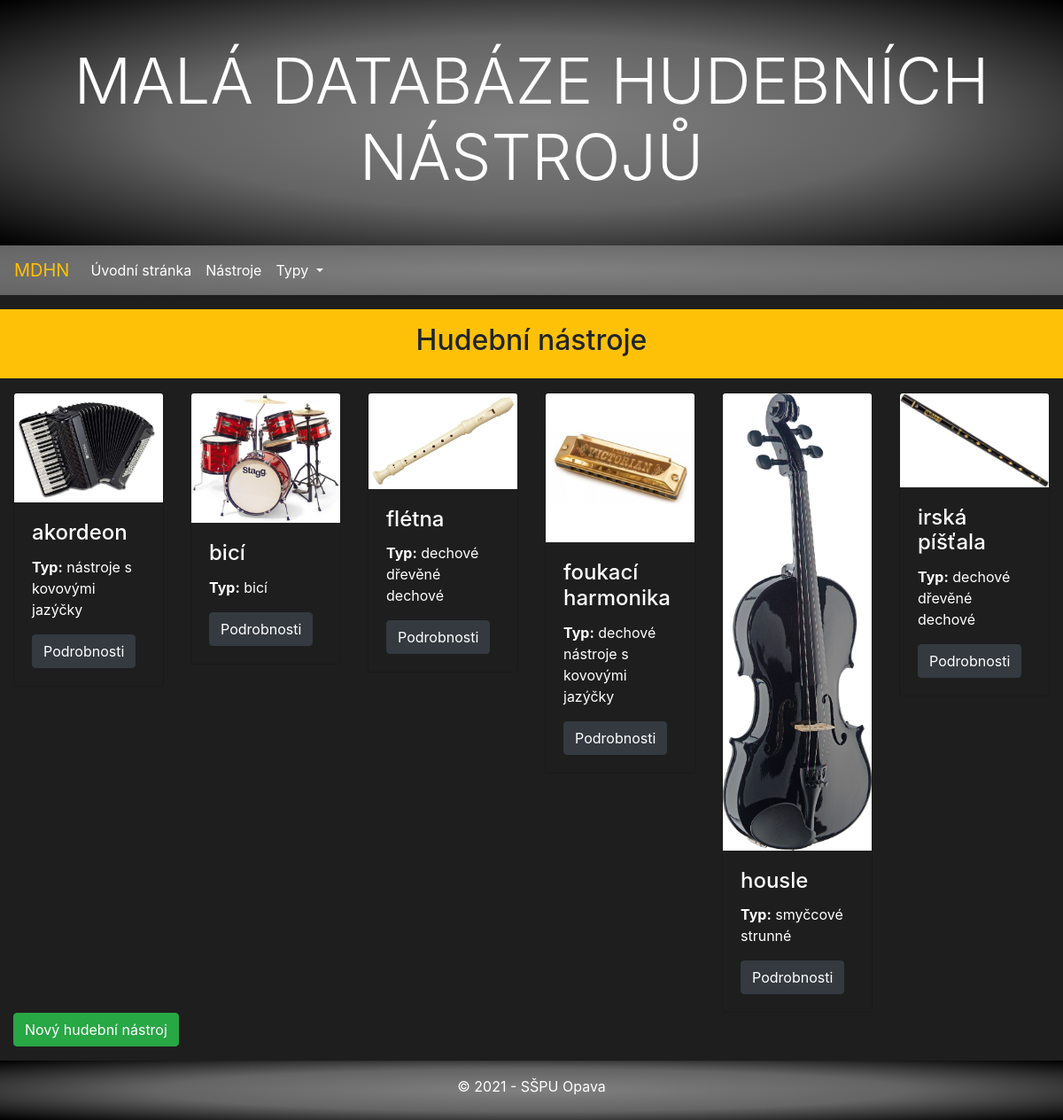
Page /music/instruments/ on the earlier database version.
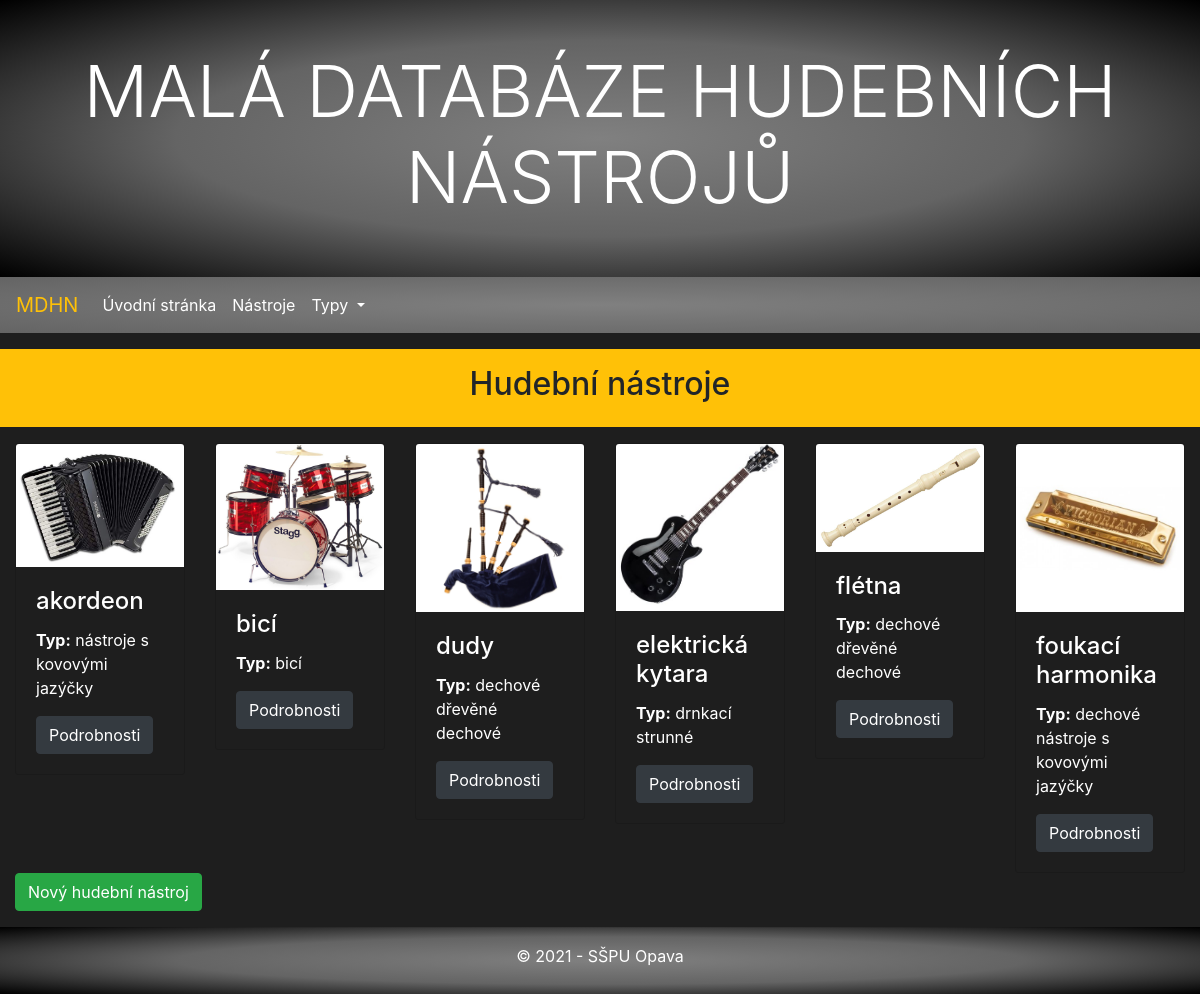
Same page on the later database version.
### music/models.py (models this page shows, shortened)
class Instrument(models.Model):
    title = models.CharField(max_length=200, verbose_name="Title")
    history = models.TextField(blank=True, null=True, verbose_name="History")
    poster = models.ImageField(upload_to=poster_path, blank=True, null=True, verbose_name="Poster")
    type = models.ManyToManyField(Type, help_text='Select a type for this instrument')
    class Meta:
        ordering = ["title"]

class Type(models.Model):
    name = models.CharField(max_length=100, unique=True, verbose_name="Type name",
                            help_text='Enter a type of musical instrument')
    class Meta:
        ordering = ["name"]

### music/views.py (the view)
# urls.py: path('instruments/', views.InstrumentListView.as_view(), name='instrument_list'),
class InstrumentListView(ListView):
    model = Instrument
    context_object_name = 'instrument_list'
    template_name = 'instrument/list.html'
    paginate_by = 6
    def get_queryset(self):
        if 'type_name' in self.kwargs:
            return Instrument.objects.filter(type__name=self.kwargs['type_name']).all() # Get 5 books containing the title war
        else:
            return Instrument.objects.all()
    def get_context_data(self, **kwargs):
        context = super().get_context_data(**kwargs)
        if 'type_name' in self.kwargs:
            context['view_title'] = f"Typ: {self.kwargs['type_name']}"
            context['view_head'] = f"Typ nástroje: {self.kwargs['type_name']}"
        else:
            context['view_title'] = 'Typy'
            context['view_head'] = 'Přehled typů nastoje'
        return context

### music/context_processors.py (called while the page is built)
def types(request):
    return {'types': Type.objects.all()}

### music/templates/instrument/list.html (shortened to what this page needs)
{% extends "base.html" %} {% load bootstrap_pagination %} {% block content %}
<div class="row mt-3 mb-3 bg-warning p-3">
    <div class="col-sm-12">
        <h2 class="text-center">Hudební nástroje</h2>
    </div>
</div>
<div class="row">
    {% for instrument in instrument_list %}
    <div class="col-sm-4 col-xl-2">
        <div class="card">
            {% if instrument.poster %}
            <img class="card-img-top" src="{{ instrument.poster.url }}" alt="{{ instrument.title }}"> {% endif %}
            <div class="card-body">
                <h4 class="card-title"> {{ instrument.title }}</h4>
                <p><strong>Typ:</strong> {% for typ in instrument.type.all %}{{ typ.name }} {% endfor %}</p>
                <a href="{% url 'instrument-detail' instrument.pk %}" class="btn btn-dark">Podrobnosti</a>
            </div>
        </div>
    </div>
    {% endfor %}
</div>
<div>
    <a href="{% url 'instrument-create'%}" class="btn btn-success">Nový hudební nástroj</a>
</div>
{% endblock %}

Differences in the rows shown:
no longer on this page (row edited): Instrument: poster (picture), title "housle", Type (name "strunné")
no longer on this page (row unchanged): Type: name "smyčcové", shown under "housle"
no longer on this page (row unchanged): Instrument: poster (picture), title "irská píšťala", Type (name "dechové"), Type (name "dřevěné dechové")
added Instrument: poster (picture), title "dudy", Type (name "dechové"), Type (name "dřevěné dechové")
added Instrument: poster (picture), title "elektrická kytara", Type (name "strunné")
now on this page (row unchanged): Type: name "drnkací", shown under "elektrická kytara"
